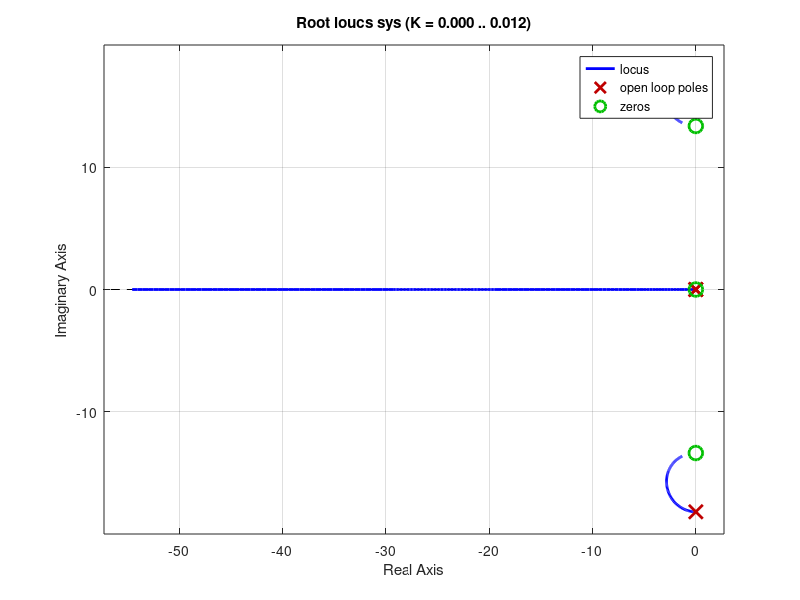

Write the MATLAB code that produced this figure. (Note: this script raises an error after producing the figure.)
%prelab

khw = 13803;
m1 = (522.2 + 492.5 + 492.8 + 494.7 + 809.1)/1000;
m2 = (490.9 + 494.9 + 496.0 + 245.0 + 656.5)/1000;
kspring = 426.2150;

num = [khw*m2 0 khw*kspring 0];
den = [m1*m2 0 (m2+m1)*kspring 0 0];

sys = tf(num, den);
rlocus(sys);
kv = rlocfind(sys)
%select a point about the vertex of the top left root locus curve to
%minimum theta, which maximizes damping
%that gives us kv = 0.0045


